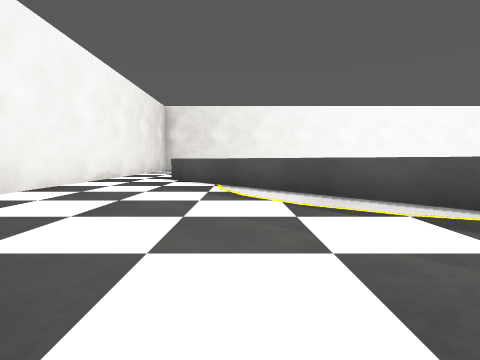
View 1 (above)

17 first-person views from a walk through a world built for the Gazebo simulator. The camera is 0.5 m above the floor, tilts 4° down and sees 80° across. The floor is counted in squares, 1 m on a side. Each view is taken from the middle of a square. On the plan, view 1 faces up. The plan holds only what a view shows up to about 9 squares ahead; the rest is blank. Some stock models are drawn as simple stand-ins.

View 2
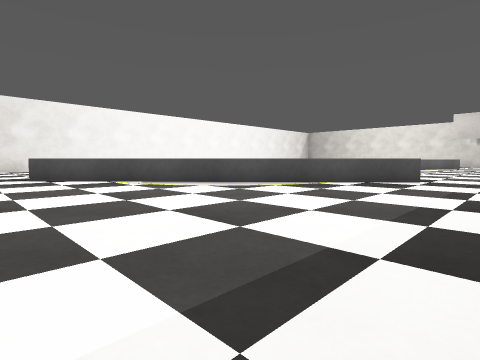

View 3
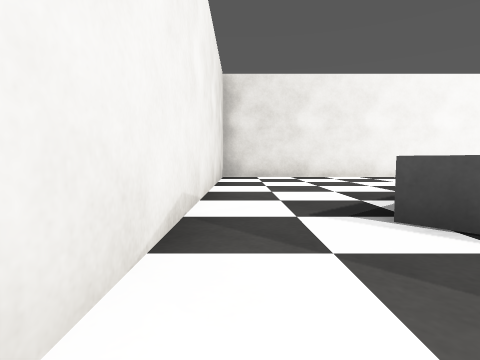

View 4
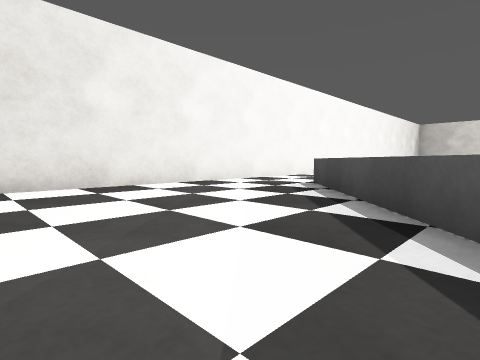

View 5
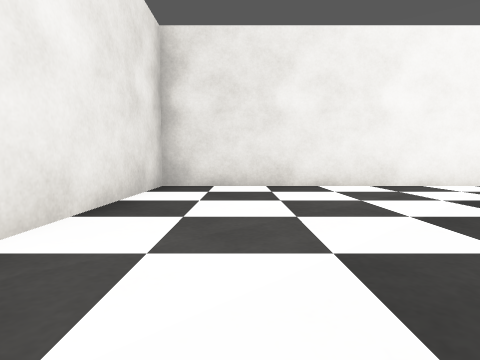

View 6
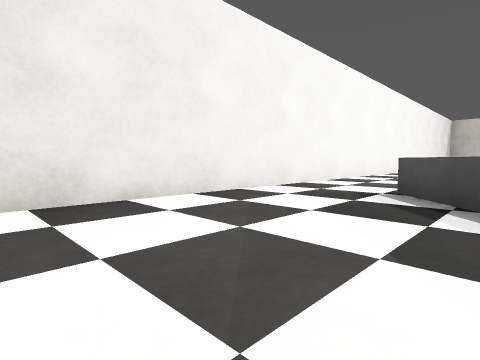

View 7
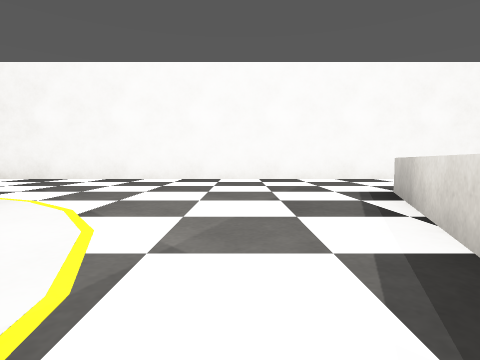

View 8
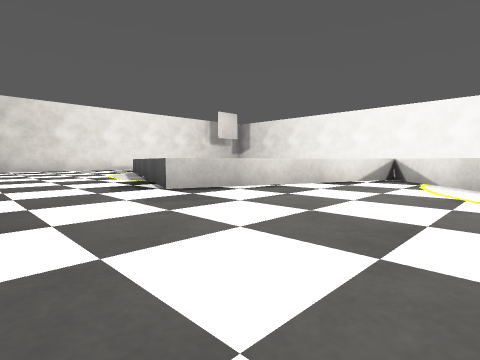

View 9
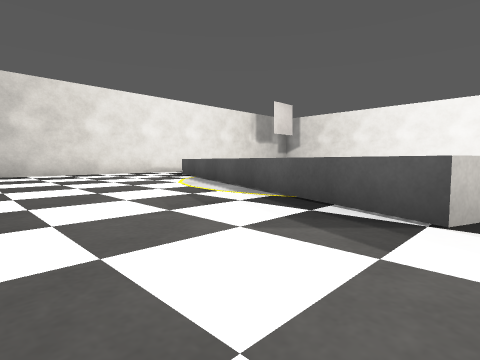

View 10
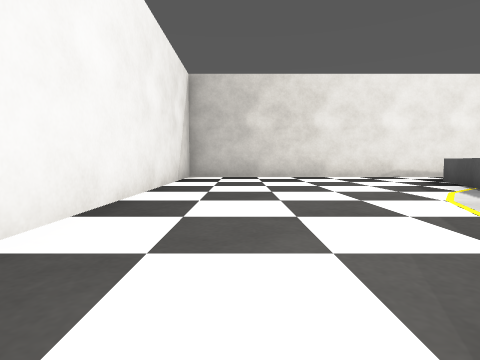

View 11
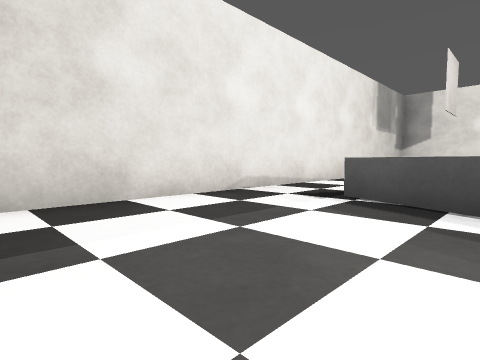

View 12
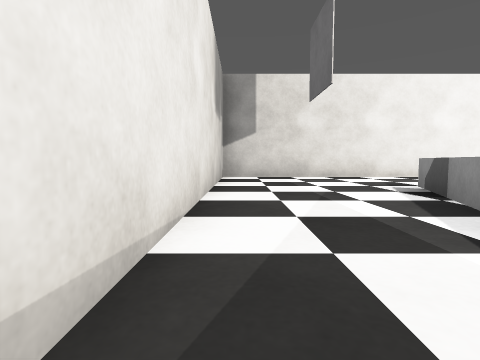

View 13
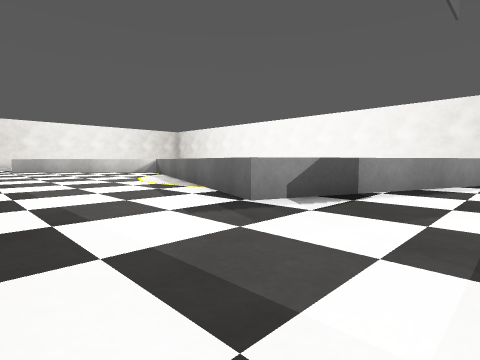

View 14
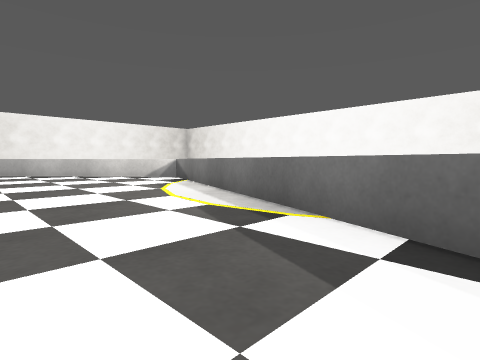

View 15
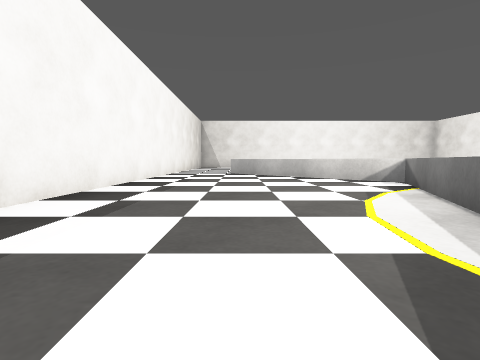

View 16
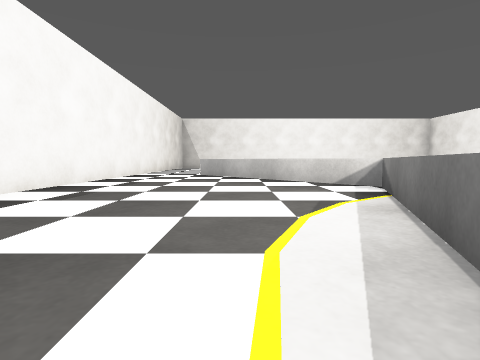

View 17
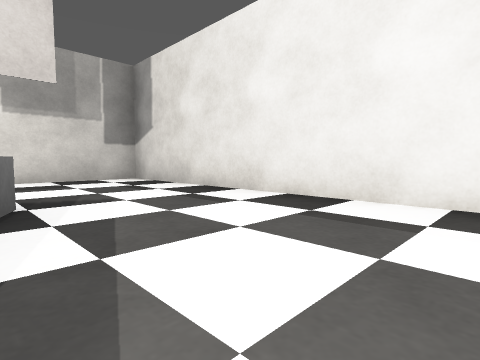

### Floor plan
Key: @ floor where view 1 was taken; # wall or solid block; . floor; = window, fence, low wall or low ledge; B grey box.
Columns run from 4 left of view 1 to 21 right of it. Each row starts with its distance up from view 1.
 14 ##########################
 13 #........................#
 12 #........................#
 11 #.....==.................#
 10 #....=##=.....BBB........#
  9 #...=## #=....B  BB......#
  8 #..=##   #=...B    BBB...#
  7 #.=##     #..B        BB.#
  6 #...##    ##.B        B..#
  5 #....##    ##B        B..#
  4 #....=##  ##=.BBB    B...#
  3  .....=####=.....BB  B...#
  2  ......=##=........BBB...#
  1  .......==............B..#
  0  ...@....................#
 -1  ......  ................#
 -2          #################

Positions as (right, up) in squares from view 1, and headings:
1: (0, 0), facing up
2: (-3, -1), facing up-right
3: (-3, 5), facing up
4: (-3, 8), facing up-right
5: (-2, 8), facing up
6: (-2, 10), facing up-right
7: (8, 6), facing up
8: (6, 13), facing down-right
9: (10, 13), facing down-right
10: (12, 12), facing right
11: (17, 11), facing down-right
12: (20, 7), facing down
13: (19, -1), facing up-left
14: (16, 0), facing up-left
15: (15, 1), facing left
16: (14, 2), facing left
17: (13, 2), facing down-right
